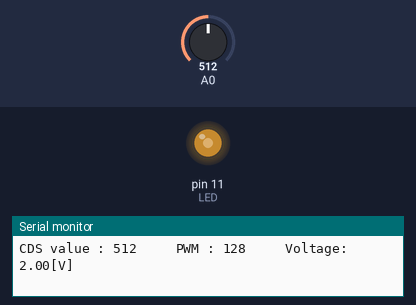
This sketch was run on a simulated Arduino Uno, built with avr-gcc and run on an emulated ATmega328P. Shown: output pins drawn as LEDs (lit = HIGH), the last lines printed to the serial monitor. The inputs (shaded band) are chosen by the test bench; at power-on: A0 = 512.

Above: at 1.2 s.
1.3 s: A0 set to 610
At 2.1 s:
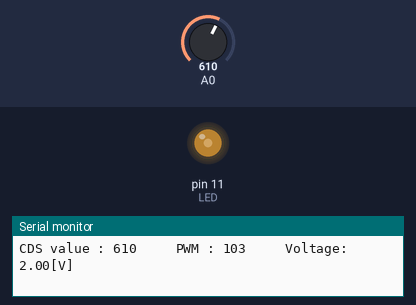
4.3 s: A0 set to 643
At 5.7 s:
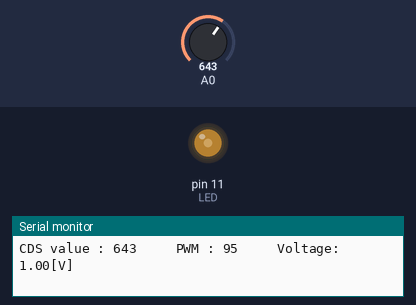
7.3 s: A0 set to 900
At 8.1 s:
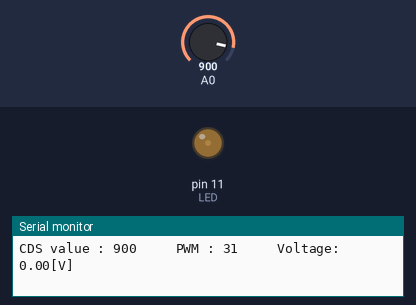
8.8 s: A0 set to 1023
At 9.7 s:
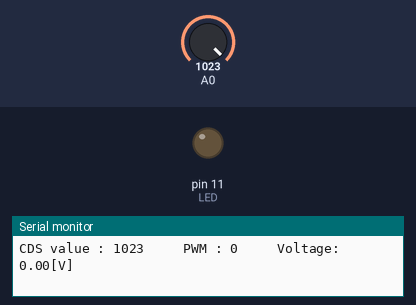
10.3 s: A0 set to 306
At 11.5 s:
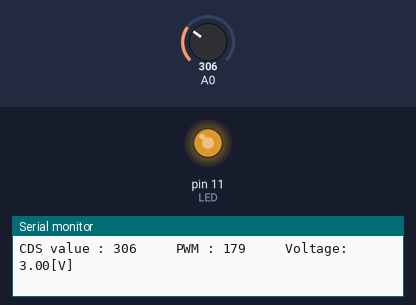
11.8 s: A0 set to 111
At 12.2 s:
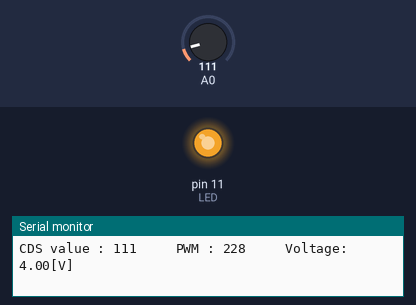
13.3 s: A0 set to 91
Timing chart, 0 to 16.3 s (numbered marks = the images above; inputs shaded):
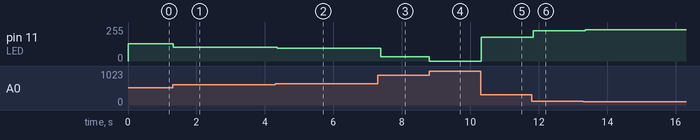

Measured:
- after the input at 1.3 s, pin 11 (LED): 128/255 → 103/255 at once
- after the input at 4.3 s, pin 11 (LED): 103/255 → 95/255 after 0.05 s
- after the input at 7.3 s, pin 11 (LED): 95/255 → 31/255 after 0.09 s
- after the input at 8.8 s, pin 11 (LED): 31/255 → 0/255 at once
- after the input at 10.3 s, pin 11 (LED): 0/255 → 179/255 at once
- after the input at 11.8 s, pin 11 (LED): 179/255 → 228/255 at once
- after the input at 13.3 s, pin 11 (LED): 228/255 → 233/255 after 0.06 s

The sketch:

led_light1.ino
```cpp
int sensorValue;
int pwm;
double voltage;
int LED = 11;

void setup() {
  pinMode(LED, OUTPUT);
  //pinMode(A0, INPUT);
  Serial.begin(9600);

}

void loop() {
  sensorValue=analogRead(A0);
  pwm = map(sensorValue, 0, 1023, 255, 0);
  voltage = map(pwm, 0, 255, 0, 5);

  analogWrite(LED, pwm);

  Serial.print("CDS value : ");
  Serial.print(sensorValue);
  Serial.print("     ");
  Serial.print("PWM : ");
  Serial.print(pwm);
  Serial.print("     ");
  Serial.print("Voltage: ");
  Serial.print(voltage);
  Serial.println("[V]");


  delay(100);
}
```
